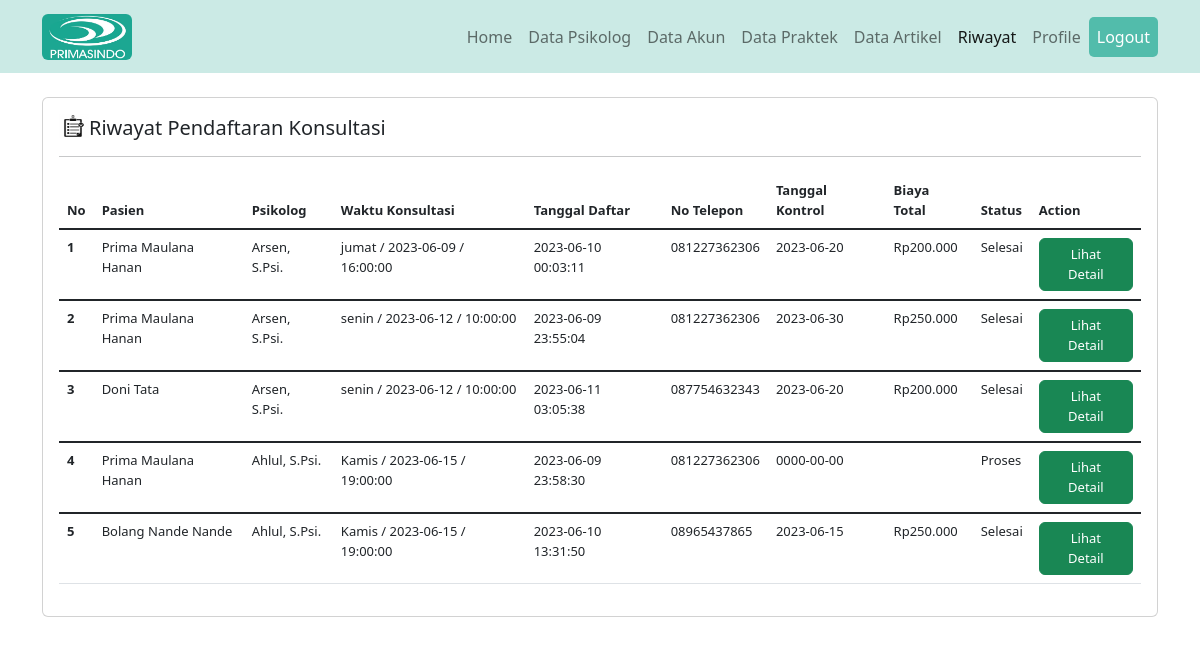
/konsultasi/riwayat_konsultasi.php (signed in), run on the app's committed database.
### tables this page shows
CREATE TABLE `jadwal_konsul` (
  `id_konsul` int(11) NOT NULL,
  `id_user` int(11) NOT NULL,
  `id_psikolog` int(11) NOT NULL,
  `nama_lengkap` varchar(50) NOT NULL,
  `id_praktek` int(11) NOT NULL,
  `tanggal_daftar` datetime NOT NULL DEFAULT current_timestamp(),
  `no_telp` varchar(20) NOT NULL,
  `keluhan` varchar(255) NOT NULL,
  `diagnosa` varchar(255) NOT NULL,
  `tanggal_kontrol` date NOT NULL,
  `biaya_total` varchar(255) NOT NULL,
  `status` varchar(20) NOT NULL
);

CREATE TABLE `user` (
  `id_user` int(11) NOT NULL,
  `username` varchar(50) NOT NULL,
  `password` varchar(20) NOT NULL,
  `nama_lengkap` varchar(50) NOT NULL,
  `email` varchar(50) NOT NULL,
  `no_telp` varchar(20) NOT NULL,
  `tanggal_lahir` date NOT NULL,
  `umur` varchar(5) NOT NULL,
  `pekerjaan` varchar(30) NOT NULL,
  `jenis_kelamin` varchar(20) NOT NULL,
  `alamat` varchar(255) NOT NULL,
  `level` varchar(10) NOT NULL
);

CREATE TABLE `psikolog` (
  `id_psikolog` int(11) NOT NULL,
  `nama_psikolog` varchar(50) NOT NULL,
  `email_psikolog` varchar(50) NOT NULL,
  `no_telp_psikolog` varchar(20) NOT NULL,
  `alamat_psikolog` varchar(255) NOT NULL,
  `jenis_kelamin_psikolog` varchar(20) NOT NULL,
  `umur_psikolog` varchar(5) NOT NULL,
  `no_izin_praktek` varchar(50) NOT NULL,
  `spesialis` varchar(255) NOT NULL,
  `foto_psikolog` varchar(255) NOT NULL
);

CREATE TABLE `jadwal_praktek` (
  `id_praktek` int(11) NOT NULL,
  `id_psikolog` int(11) NOT NULL,
  `hari` varchar(10) NOT NULL,
  `tanggal` date NOT NULL,
  `jam` time NOT NULL
);

### konsultasi/riwayat_konsultasi.php (the view, shortened to what this page needs)
<!DOCTYPE html>
<html lang="en">
<head>
    <link href="https://cdn.jsdelivr.net/npm/bootstrap@5.2.3/dist/css/bootstrap.min.css" rel="stylesheet">
    <link rel="stylesheet" href="https://cdn.jsdelivr.net/npm/bootstrap-icons@1.10.1/font/bootstrap-icons.css">
</head>
<body>
    <nav class="navbar navbar-expand-lg sticky-top" style="background-color: #CBEAE5;">
        <div class="container">
            <a href="" class="navbar-brand">
                <img src="../gambar/logo_page-0001.jpg" alt="" width="90" class="d-inline-block align-text-top rounded">
            </a>
            <div class="collapse navbar-collapse" id="navbarText">
                <ul class="navbar-nav">
                    <li class="nav-item">
                        <a class="nav-link" aria-current="page" href="../index.php">Home</a>
                    </li>
                    <?php
                    if ($_SESSION['level'] == "client") {
                    ?>
                        <li class="nav-item">
                            <a class="nav-link " href="../layanan/layanan.php">Layanan</a>
                        </li>
                        <li class="nav-item">
                            <a class="nav-link" href="../tentang/tentang.php">Tentang</a>
                        </li>
                        <li class="nav-item">
                            <a class="nav-link" href="../artikel/artikel.php">Artikel</a>
                        </li>
                        <li class="nav-item">
                            <a class="nav-link" href="../psikolog/daftar_psikolog.php">Psikolog</a>
                        </li>
                    <?php
                    } elseif ($_SESSION['level'] == "admin") {
                    ?>
                        <li class="nav-item">
                            <a class="nav-link" href="../dokter/dokter.php">Data Psikolog</a>
                        </li>
                        <li class="nav-item">
                            <a class="nav-link" href="../akun/data_akun.php">Data Akun</a>
                        </li>
                        <li class="nav-item">
                            <a class="nav-link" href="../praktek/jadwal_praktek.php">Data Praktek</a>
                        </li>
                        <li class="nav-item">
                            <a class="nav-link" href="../artikel/data_artikel.php">Data Artikel</a>
                        </li>
                    <?php
                    } elseif ($_SESSION['level'] == "psikolog") {
                    ?>
                        <li class="nav-item">
                            <a class="nav-link" href="../artikel/data_artikel.php">Data Artikel</a>
                        </li>
                    <?php
                    }
                    ?>
                    <li class="nav-item">
                        <a class="nav-link active" aria-current="page" href="#">Riwayat</a>
                    </li>
                    <li class="nav-item">
                        <a class="nav-link" href="../akun/tampil_akun.php">Profile</a>
                    </li>
                    <li class="nav-item">
                        <a class="nav-link" id="btn-logout" data-bs-toggle="modal" data-bs-target="#exampleModal">Logout</a>
                    </li>
                </ul>
            </div>
        </div>
    </nav>
    <div class="container text-dark" style="font-size: small;">
        <div class="row">
            <div class="col-md-12">
                <div class="row mt-4">
                    <div class="col-sm-12">
                        <div class="card">
                            <div class="card-body">
                                <h5 class="card-title"><img src="../gambar/riwayat-icon.png" alt="Logo-Profil" width="30" height="24" class="d-inline-block align-text-top">Riwayat Pendaftaran Konsultasi</h5>
                                <hr>
                                <?php
                                if ($_SESSION['level'] == "client") {
                                ?>
                                    <table class="table table-hover">
                                        <thead>
                                            <tr>
                                                <th scope="col">No</th>
                                                <th scope="col">Psikolog</th>
                                                <th scope="col">Waktu Konsultasi</th>
                                                <th scope="col">Tanggal Daftar</th>
                                                <th scope="col">Keluhan</th>
                                                <th scope="col">Diagnosa</th>
                                                <th scope="col">Tanggal Kontrol</th>
                                                <th scope="col">Biaya Total</th>
                                                <th scope="col">Status</th>
                                                <th scope="col">Action</th>
                                            </tr>
                                        </thead>
                                        <?php
                                        include '../koneksi.php';
                                        $id_user = $_SESSION['id_user'];
                                        $sql = "SELECT * FROM jadwal_konsul INNER JOIN user ON jadwal_konsul.id_user = user.id_user INNER JOIN psikolog ON jadwal_konsul.id_psikolog = psikolog.id_psikolog INNER JOIN jadwal_praktek ON jadwal_konsul.id_praktek = jadwal_praktek.id_praktek WHERE jadwal_konsul.id_user=$id_user";
                                        $query = mysqli_query($connect, $sql);
                                        $i = 1;
                                        while ($data = mysqli_fetch_array($query)) {
                                        ?>
                                            <tbody class="table-group-divider">
                                                <tr>
                                                    <th scope="row"><?= $i ?></th>
                                                    <td><?= $data['nama_psikolog'] ?></td>
                                                    <td><?= $data['hari'] ?> / <?= $data['tanggal'] ?> / <?= $data['jam'] ?></td>
                                                    <td><?= $data['tanggal_daftar'] ?></td>
                                                    <td><?= $data['keluhan'] ?></td>
                                                    <td><?= $data['diagnosa'] ?></td>
                                                    <td><?= $data['tanggal_kontrol'] ?></td>
                                                    <td><?= $data['biaya_total'] ?></td>
                                                    <td><?= $data['status'] ?></td>
                                                    <td><a href="detail_riwayat.php?id_konsul=<?= $data['id_konsul'] ?>" class="btn btn-success" style="font-size: small;">Lihat Detail</a></td>
                                                </tr>
                                            </tbody>
                                        <?php $i++;
                                        } ?>
                                    </table>
                                <?php    } elseif ($_SESSION['level'] == "admin") {
                                ?>
                                    <table class="table table-hover">
                                        <thead>
                                            <tr>
                                                <th scope="col">No</th>
                                                <th scope="col">Pasien</th>
                                                <th scope="col">Psikolog</th>
                                                <th scope="col">Waktu Konsultasi</th>
                                                <th scope="col">Tanggal Daftar</th>
                                                <th scope="col">No Telepon</th>
                                                <th scope="col">Tanggal Kontrol</th>
                                                <th scope="col">Biaya Total</th>
                                                <th scope="col">Status</th>
                                                <th scope="col">Action</th>
                                            </tr>
                                        </thead>
                                        <?php
                                        include '../koneksi.php';
                                        $sql = "SELECT * FROM jadwal_konsul INNER JOIN user ON jadwal_konsul.id_user = user.id_user INNER JOIN psikolog ON jadwal_konsul.id_psikolog = psikolog.id_psikolog INNER JOIN jadwal_praktek ON jadwal_konsul.id_praktek = jadwal_praktek.id_praktek";
                                        $query = mysqli_query($connect, $sql);
                                        $i = 1;
                                        while ($data = mysqli_fetch_array($query)) {
                                        ?>
                                            <tbody class="table-group-divider">
                                                <tr>
                                                    <th scope="row"><?= $i ?></th>
                                                    <td><?= $data['nama_lengkap'] ?></td>
                                                    <td><?= $data['nama_psikolog'] ?></td>
                                                    <td><?= $data['hari'] ?> / <?= $data['tanggal'] ?> / <?= $data['jam'] ?></td>
                                                    <td><?= $data['tanggal_daftar'] ?></td>
                                                    <td><?= $data['no_telp'] ?></td>
                                                    <td><?= $data['tanggal_kontrol'] ?></td>
                                                    <td><?= $data['biaya_total'] ?></td>
                                                    <td><?= $data['status'] ?></td>
                                                    <td><a href="detail_riwayat.php?id_konsul=<?= $data['id_konsul'] ?>" class="btn btn-success" style="font-size: small;">Lihat Detail</a></td>
                                                </tr>
                                            </tbody>
                                        <?php $i++;
                                        } ?>
                                    </table>
                                <?php
                                }
                                ?>
                            </div>
                        </div>
                    </div>
                </div>
            </div>
        </div>
    </div>
</body>
</html>

### konsultasi/riwayat_konsultasi.php (style rules this page uses)
body { padding-bottom: 3rem; color: #5a5a5a; }
#btn-logout { background: #52BCAB; border-radius: 5px; color: white; }
.nav-item { color: #000000; }

### data on the page
jadwal_konsul: id_user.nama_lengkap "Prima Maulana Hanan", id_psikolog.nama_psikolog "Arsen, S.Psi.", id_praktek.hari "jumat", id_praktek.tanggal "2023-06-09", id_praktek.jam "16:00:00", tanggal_daftar "2023-06-10 00:03:11", id_user.no_telp "081227362306", tanggal_kontrol "2023-06-20", biaya_total "Rp200.000", status "Selesai"
jadwal_konsul: id_user.nama_lengkap "Prima Maulana Hanan", id_psikolog.nama_psikolog "Arsen, S.Psi.", id_praktek.hari "senin", id_praktek.tanggal "2023-06-12", id_praktek.jam "10:00:00", tanggal_daftar "2023-06-09 23:55:04", id_user.no_telp "081227362306", tanggal_kontrol "2023-06-30", biaya_total "Rp250.000", status "Selesai"
jadwal_konsul: id_user.nama_lengkap "Doni Tata", id_psikolog.nama_psikolog "Arsen, S.Psi.", id_praktek.hari "senin", id_praktek.tanggal "2023-06-12", id_praktek.jam "10:00:00", tanggal_daftar "2023-06-11 03:05:38", id_user.no_telp "087754632343", tanggal_kontrol "2023-06-20", biaya_total "Rp200.000", status "Selesai"
jadwal_konsul: id_user.nama_lengkap "Prima Maulana Hanan", id_psikolog.nama_psikolog "Ahlul, S.Psi.", id_praktek.hari "Kamis", id_praktek.tanggal "2023-06-15", id_praktek.jam "19:00:00", tanggal_daftar "2023-06-09 23:58:30", id_user.no_telp "081227362306", tanggal_kontrol "0000-00-00", status "Proses"
jadwal_konsul: id_user.nama_lengkap "Bolang Nande Nande", id_psikolog.nama_psikolog "Ahlul, S.Psi.", id_praktek.hari "Kamis", id_praktek.tanggal "2023-06-15", id_praktek.jam "19:00:00", tanggal_daftar "2023-06-10 13:31:50", id_user.no_telp "08965437865", tanggal_kontrol "2023-06-15", biaya_total "Rp250.000", status "Selesai"
